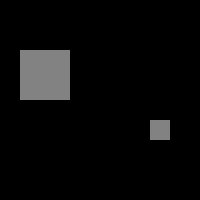
Frame 1 (no input)
Frame 60 (the mouse pressed at the canvas centre just before this capture): identical to frame 1, image omitted
Frame 120 (the mouse held since frame 60 and released just before this capture): identical to frame 1, image omitted

The Processing sketch that drew this single still picture (run headless with seeded random() and noise(); from frame 60 on, the mouse is pressed at the canvas centre):

// Processing sketch: buttonClass
// ── buttonClass.pde
Button b1;
Button b2; 

void setup() {
  size(200, 200);
  b1 = new Button(20, 50, 50, 50);
  b2 = new Button(150, 120, 20, 20);
}

void draw() {
  background(0);
  b1.update();
  b2.update();
  if (b1.pressed) println("button1 pressed");
  if (b2.pressed) println("button2 pressed");
}


// ── Button.pde
class Button {
  int x, y, h, w;
  Boolean pressed = false;
  Boolean over = false;
  color cpressed = color(150, 0, 0);
  color cover = color(150, 150, 0);
  color cidle = color(130, 130, 130);


// this is a "constructor" - it is run when the class is created
  Button(int x1, int y1, int h1, int w1) {
    x = x1;
    y = y1;
    h = h1;
    w = w1;
  }

// this is another constructor - it allows to create an object with only two parameters
  Button(int x1, int y1) {
    x = x1;
    y = y1;
    h = 30;
    w = 30;
  }
  
  
  // in this method, only things that are concerned with drawing should be included
  void drawButton() {
    noStroke();
    fill(cidle);
    if (pressed) {
      fill(cpressed);
    } 
    if (over) {
      fill(cover);
    }
    rect(x, y, h, w);
  }

// this method determines the state of buttons
  void update() {
    if (mouseX > x && mouseX < x+w && mouseY > y && mouseY < y+h) {
      if (mousePressed) {
        pressed = true;
        over = false;
      } else {
        pressed = false;
        over = true;
      }
    } else {
      pressed = false;
      over = false;
    }
    drawButton();
  }
}
